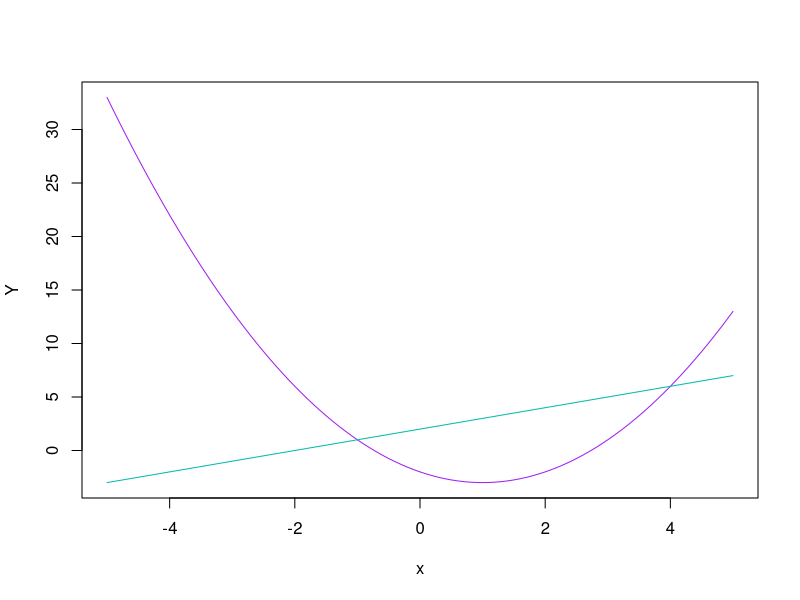

The R script that drew this image:
## ---- chunk 1
knitr::opts_chunk$set(
	echo = TRUE,
	message = FALSE,
	warning = FALSE
)
## ---- chunk 2
area_fun <- function(x) 
  {
  return(2 * x - 9)
}

value <- integrate(area_fun, lower = 4.5, upper = 8.5)$value

print(value)

## ---- chunk 3

graph_1 <- function(x){
  return(x^2 - 2*x -2)
}

graph_2 <- function(x){
  return(x +2)
}
## ---- chunk 4
plot(graph_1, -5, 5, col = 'purple', ylab = "Y")
plot(graph_2, -5, 5, col = '#05bbaa', add = TRUE)
## ---- chunk 5
func_intersect <- function(x)
  {
    return((x+2) - (x^2 - 2*x -2))
}

area <- integrate(func_intersect, lower = -1, upper = 4)$value
print(area)
## ---- chunk 6
x <- sqrt(907.5/1.875)
print(x)
times <- 110/x
print(times)
